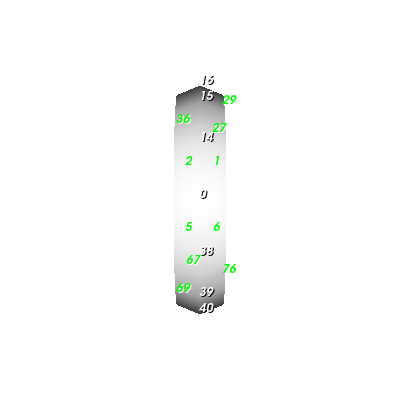

Write the Python code that produced this figure.
#!/usr/bin/env python

# Test that clipping planes affect labels displayed by vtkLabeledDataMapper.

import vtkmodules.vtkInteractionStyle  # noqa: F401
import vtkmodules.vtkRenderingOpenGL2  # noqa: F401

from vtkmodules.vtkCommonDataModel import (
    vtkPlane,
    vtkPlaneCollection,
)
from vtkmodules.vtkFiltersCore import (
    vtkCellCenters,
    vtkGenerateIds,
)
from vtkmodules.vtkFiltersSources import vtkSphereSource
from vtkmodules.vtkRenderingCore import (
    vtkActor,
    vtkActor2D,
    vtkPolyDataMapper,
    vtkRenderWindow,
    vtkRenderWindowInteractor,
    vtkRenderer,
    vtkSelectVisiblePoints,
)
from vtkmodules.vtkRenderingLabel import vtkLabeledDataMapper

# Selection window bounds
xmin = 0
ymin = 0
xmax = 400
ymax = 400

# Create a sphere
sphere = vtkSphereSource()

# Generate data arrays containing point and cell ids
id_generator = vtkGenerateIds()
id_generator.SetInputConnection(sphere.GetOutputPort())
id_generator.PointIdsOn()
id_generator.CellIdsOn()
id_generator.FieldDataOn()

# Sphere mapper and actor
sphere_mapper = vtkPolyDataMapper()
sphere_mapper.SetInputConnection(sphere.GetOutputPort())

sphere_actor = vtkActor()
sphere_actor.SetMapper(sphere_mapper)

# Clipping planes
clip_plane_1 = vtkPlane()
clip_plane_1.SetOrigin(-0.1, 0.0, 0.0)
clip_plane_1.SetNormal(1, 0, 0.0)

clip_plane_2 = vtkPlane()
clip_plane_2.SetOrigin(0.1, 0.0, 0.0)
clip_plane_2.SetNormal(-1, 0, 0.0)

clip_plane_collection = vtkPlaneCollection()
clip_plane_collection.AddItem(clip_plane_1)
clip_plane_collection.AddItem(clip_plane_2)

# Renderer (functional exception: needed by vtkSelectVisiblePoints)
renderer = vtkRenderer()
renderer.SetBackground(1, 1, 1)
renderer.AddActor(sphere_actor)

# Point labels — visible points in selection window
visible_points = vtkSelectVisiblePoints()
visible_points.SetInputConnection(id_generator.GetOutputPort())
visible_points.SetRenderer(renderer)
visible_points.SelectionWindowOn()
visible_points.SetSelection(xmin, xmax, ymin, ymax)

point_label_mapper = vtkLabeledDataMapper()
point_label_mapper.SetInputConnection(visible_points.GetOutputPort())
point_label_mapper.SetLabelModeToLabelFieldData()
point_label_mapper.SetFieldDataName("vtkPointIds")

point_labels = vtkActor2D()
point_labels.SetMapper(point_label_mapper)

# Cell labels — visible cell centers in selection window
cell_centers = vtkCellCenters()
cell_centers.SetInputConnection(id_generator.GetOutputPort())

visible_cells = vtkSelectVisiblePoints()
visible_cells.SetInputConnection(cell_centers.GetOutputPort())
visible_cells.SetRenderer(renderer)
visible_cells.SelectionWindowOn()
visible_cells.SetSelection(xmin, xmax, ymin, ymax)

cell_label_mapper = vtkLabeledDataMapper()
cell_label_mapper.SetInputConnection(visible_cells.GetOutputPort())
cell_label_mapper.SetLabelModeToLabelFieldData()
cell_label_mapper.SetFieldDataName("vtkCellIds")
cell_label_mapper.GetLabelTextProperty().SetColor(0, 1, 0)

cell_labels = vtkActor2D()
cell_labels.SetMapper(cell_label_mapper)

# Render window
render_window = vtkRenderWindow()
render_window.SetSize(xmax, ymax)
render_window.AddRenderer(renderer)
render_window.SetWindowName("clip labels")

# Functional render: establish depth buffer for visible point selection
render_window.Render()

# Apply clipping planes and add label actors after initial render
sphere_mapper.SetClippingPlanes(clip_plane_collection)
point_label_mapper.SetClippingPlanes(clip_plane_collection)
cell_label_mapper.SetClippingPlanes(clip_plane_collection)

renderer.AddViewProp(point_labels)
renderer.AddViewProp(cell_labels)

# Interactor
interactor = vtkRenderWindowInteractor()
interactor.SetRenderWindow(render_window)

interactor.Initialize()
interactor.Start()
